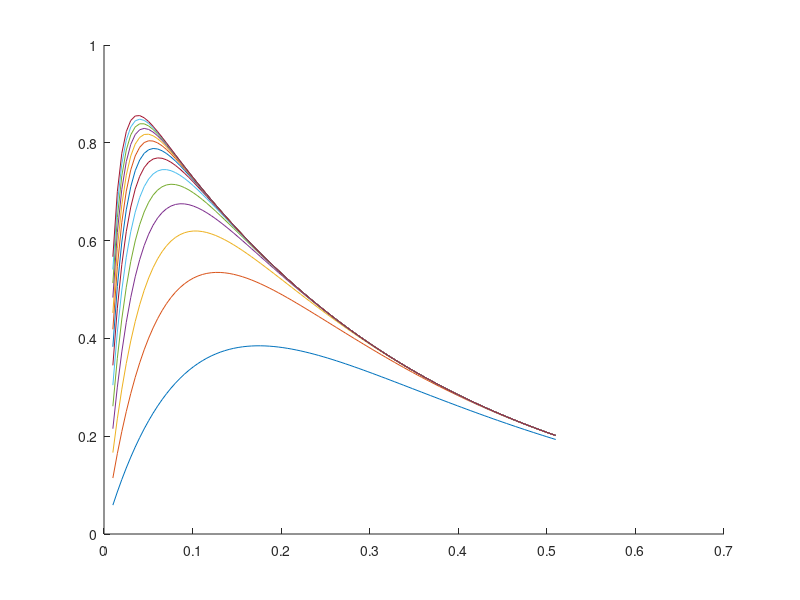

Recreate this plot in MATLAB.
format long

h = 0.01;
H = 0.5;
L = 0.2;
L2 = 0.5;
N = 10;
B0 = 50;
r0 = 1;
lambda = 2;
epsilon = 1e-7;
n = 29;

f =@(y) exp(-2*pi.*y./lambda);
h_app =@(y, n) abs(f(y) - (f(y)).^n);

int = linspace(h, h + H);

max_y = fminbnd(@(y)-h_app(y, n), h, H+h);
h_app(max_y, n)

for i = 1:((n-1)/2)
    hold on
    plot(int, h_app(int, 2*i + 1))
end

avg = (1./H).*integral(@(y) h_app(y, n), h, h+H) 